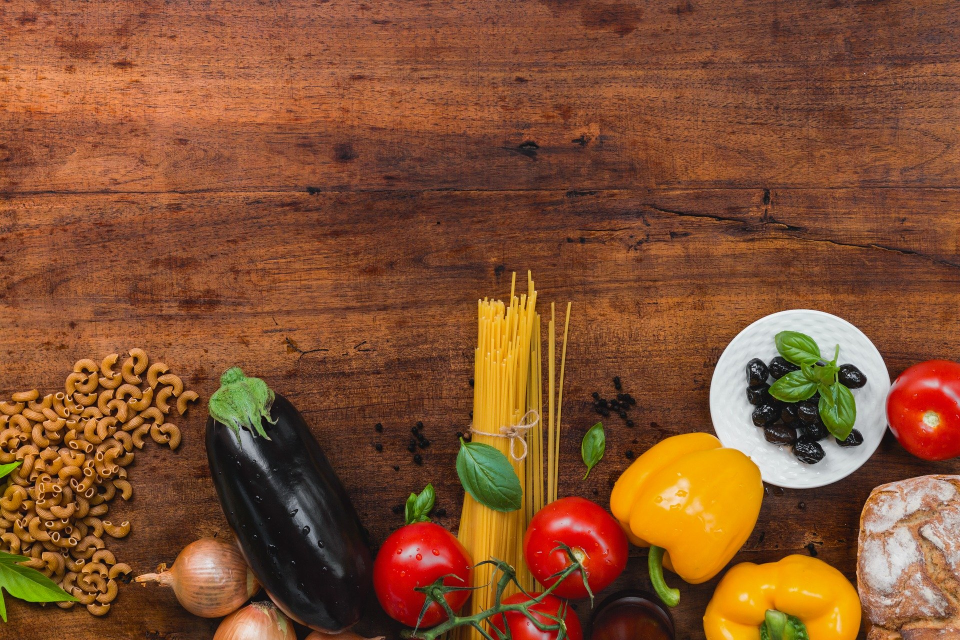
#> input picture HTML/module3-solution/images/cook-2364221_1920.jpg, 1920 x 1280 px (shown at 1/2 size); its folder holds only this picture in this run
$ python face_recognition1.py   (older library calls are emulated)
#> lines starting #> are read from the running program, lines starting #| are printed output that depends on the picture
# -*- coding: utf-8 -*-
"""
Created on Mon Apr  6 23:42:17 2020

@author: Rituraj
"""

import cv2
import os
import numpy as np
from PIL import Image
import pickle

base_dir = os.path.dirname(os.path.abspath(__file__))
image_dir = os.path.join(base_dir,"images")

face_cascade = cv2.CascadeClassifier('data/haarcascade_frontalface_alt2.xml')
recognizer = cv2.face.LBPHFaceRecognizer_create()

current_id=0
label_ids ={}
y_labels = []
x_train=[]

for root,dirs,files in os.walk(image_dir):
    for file in files:
        if file.endswith("png") or file.endswith("jpg"):
            path = os.path.join(root,file)
            label = os.path.basename(root).replace(" ","-").lower()
            #print(label,path)
            if not label in label_ids:
                label_ids[label]=current_id
                current_id+=1
            id_ =label_ids[label]
            #print(label_ids)
           # y_labels.append(label)
           # x_train.append(path)

            pil_image = Image.open(path).convert("L")
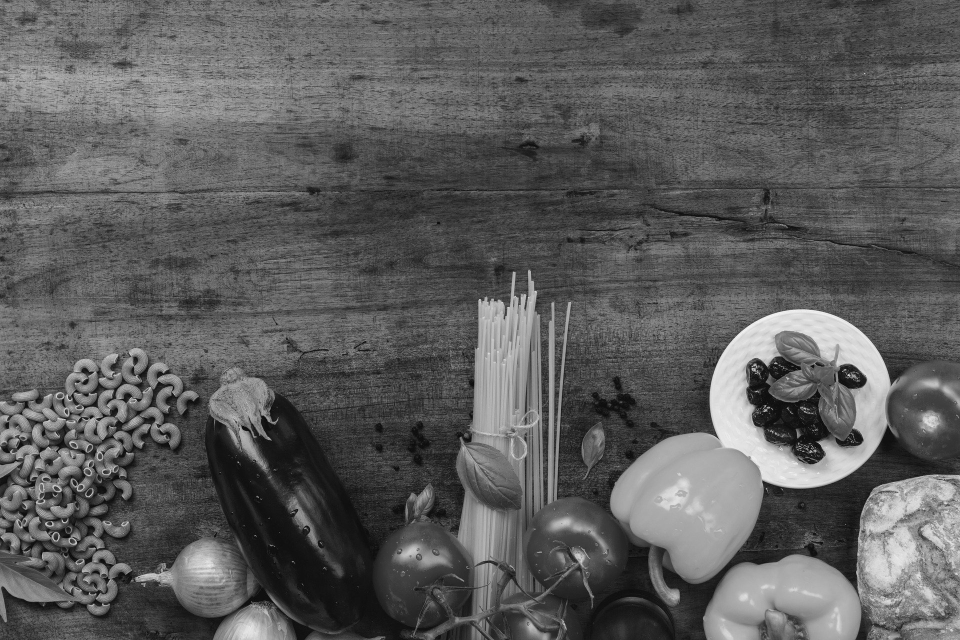
#> pil_image: PIL image 1920x1280 L (shown at 1/2 size); min 0, max 255, mean 92.1
            size=(650,650)
            final_image=pil_image.resize(size,Image.ANTIALIAS)
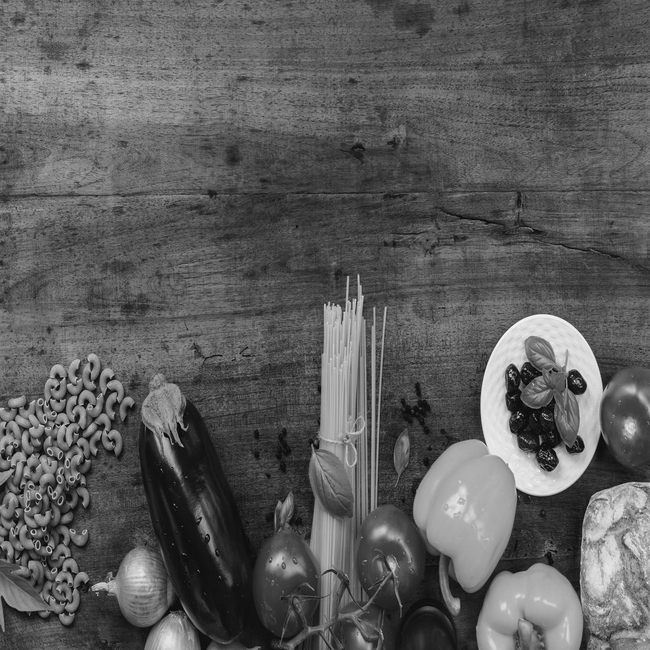
#> final_image: PIL image 650x650 L; min 0, max 248, mean 92.1
            image_array = np.array(final_image,"uint8")
            #print(image_array)
            faces = face_cascade.detectMultiScale(image_array,1.5,5)
#> faces = ()

            for (x,y,w,h) in faces:
                roi = image_array[y:y+h,x:x+w]
                x_train.append(roi)
                y_labels.append(id_)
#> this loop made 0 passes
#> after the loop, x_train = []; y_labels = []

#print(y_labels)
#print(x_train)

with open("labels.pickle",'wb') as f:
    pickle.dump(label_ids,f)

print("Training....")
#> (the run stopped early here; a loop or call above may not have finished)
